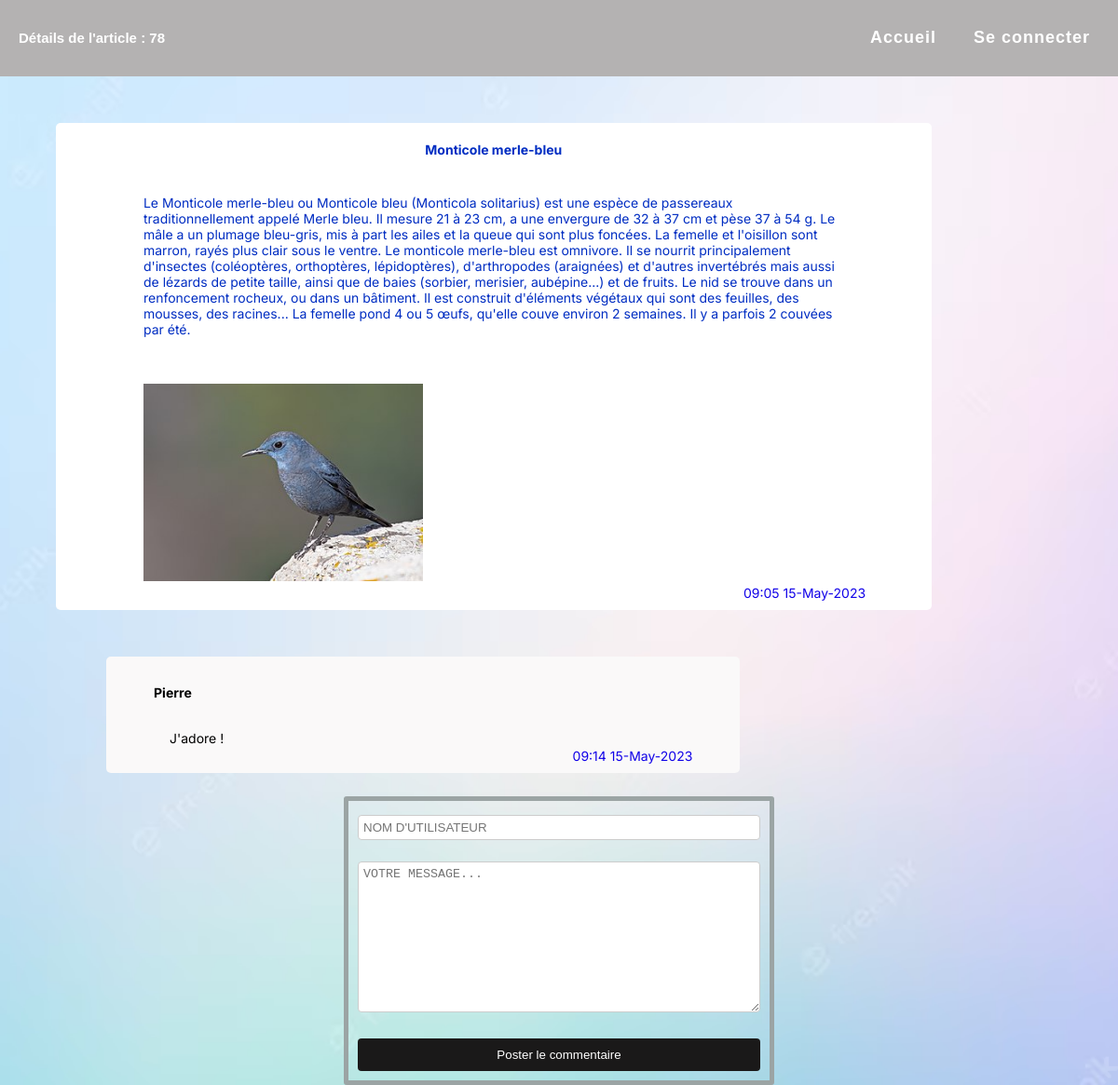
/ProjetBlog/FRONT/detail.php?id=78, run on the app's committed database.
### tables this page shows
CREATE TABLE `post` (
  `Id` smallint(5) UNSIGNED NOT NULL,
  `Title` varchar(100) NOT NULL,
  `Contents` text NOT NULL,
  `CreationTimestamp` datetime NOT NULL,
  `Author_Id` tinyint(3) UNSIGNED DEFAULT NULL,
  `Category_Id` tinyint(3) UNSIGNED DEFAULT NULL,
  `Modifié` int(11) NOT NULL,
  `image_name` text
);

CREATE TABLE `comment` (
  `Id` mediumint(8) UNSIGNED NOT NULL,
  `NickName` varchar(30) DEFAULT NULL,
  `Contents` text NOT NULL,
  `CreationTimestamp` datetime NOT NULL,
  `Post_Id` smallint(5) UNSIGNED NOT NULL
);

### projetblog/FRONT/detail.php (the view, shortened to what this page needs)
<?php
	require('..\BACK\connexion.php');
  	function format_date($date) {
		$date = DateTime::createFromFormat("Y-m-d H:i:s", $date);
		$formatted_date = $date->format("H:i d-F-Y");
		return $formatted_date;
  	}
	if(isset($_GET['id'])) {
				$id = intval($_GET['id']);
			}
?>
<!DOCTYPE html>
<html>
<head>
	<link rel="stylesheet" href='CSS\style.css'>
	<link rel="stylesheet" href='CSS\details.css'>
</head>
<body>
	<header>
		<h2>Détails de l'article :  <?php echo $id; ?> </h2>
		<ul class="nav">
		<?php
		echo '<li><a href="http://localhost/projetblog/FRONT/acceuil.php">Accueil</a></li>';
		if($_SESSION != null){
			echo '<li><a href="../BACK/logout.php">Déconnexion</a></li>';
        }
		else{
          echo '<li> <a href="login.php">Se connecter</a>';
        }
    ?>
	</header>
	<div class="detail">
		<article>
			<?php
			$post_content = "SELECT * FROM post WHERE id = $id";
			$result = $conn->query($post_content);
			if(mysqli_num_rows($result) > 0) {
				while($row = mysqli_fetch_array($result)) {
					echo '<div class="title"><p>' . $row['Title'] . '</p></div><br>';
					$formatted_date = format_date($row['CreationTimestamp']);
					echo '<div class="content"><p>' . $row['Contents'] . '</p></div>';
					if($row['image_name'] != null){
						echo '<br><div class="image"> <img src="images/' . $row['image_name']  . '" alt="Image du post" width="300" height="212"></div>';
					  }
					echo '<div class="date1"><p>' . $formatted_date;
					if($row['Modifié'] == 1 ){
						echo ' - modifié </h3></div>';
					}
					else{
						echo '</h3></div>';
					}
				}
			} else {
				echo "Aucun résultat trouvé";
			}
			?>
		</article>
		<?php
			$sqlCommentaire = "SELECT * FROM comment WHERE Post_Id = $id";
			$resultCommentaire = $conn->query($sqlCommentaire);
			if(mysqli_num_rows($resultCommentaire) > 0) {
				while($rowC = mysqli_fetch_array($resultCommentaire)) {
					echo '<div class="comment" id='. $rowC["Id"].'><div class="pseudo"><p>' . $rowC['NickName']. '</p></div>';
					echo '<div class="message"><p>' . $rowC['Contents']. '</p></div>';
					$formatted_date = format_date($rowC['CreationTimestamp']);
					echo '<div class="date1"><p>' . $formatted_date. '</p>';
					echo '</div>';
					echo '</div>';
				}
			}
		?>
		<div class="commentPosting">
			<form method="POST" action='../BACK/newComment.php?id=<?php echo $id ?>'>
				<input type="text" name="pseudo" id="pseudo" placeholder="NOM D'UTILISATEUR" required>
				<br>
				<textarea name="contenu" id="contenu" rows="10" placeholder="VOTRE MESSAGE..." required></textarea>
				<br>
				<button type="submit">Poster le commentaire</button>
			</form>
		</div>
	</div>
</body>
</html>

### projetblog/FRONT/CSS/style.css (style rules this page uses)
body { font-family: Arial, sans-serif; margin: 0; background-image: url("cool.avif"); background-repeat: no-repeat; background-position: center center; background-size: cover; }
header { background-color: #b4b2b2; color: white; padding: 20px; display: flex; justify-content: space-between; align-items: center; max-width: 100%; margin: 0 auto; }
.nav { display: flex; flex-direction: row; margin: 0; padding: 0; list-style: none; }
.nav li { margin-left: 20px; }
.nav a { color: #fff; text-decoration: none; font-weight: bold; letter-spacing: 1px; font-size: 18px; padding: 10px; border-radius: 5px; transition: background-color 0.3s ease; }
li > a { text-decoration:none; list-style-type: none; }
.detail { width: 90%; margin: auto; }
.title { text-align: center; margin: 10px 0; font-size: 14px; font-weight: bold; color:rgb(0, 45, 194); padding: 20px }
.content { margin-bottom: 50px; color: rgb(0, 45, 194); padding-bottom: 10px; }
p { margin: 0; font-size: 14px; }

### projetblog/FRONT/CSS/details.css (style rules this page uses)
article { background-color: #ffffff; display: flex; flex-direction: column; margin-top: 50px; margin-bottom: 50px; border-radius: 5px; align-items: flex-end; font-family: 'Inter', sans-serif; width: 87%; }
.title { font-size: 24px; font-weight: bold; margin-bottom: 10px; width: 85%; margin: auto; }
.date1 { font-size: 14px; color: #1102e8; width: 85%; margin: auto; align-self: flex-end; margin-top: 0; margin-bottom: 10px; text-align: right; }
article .image { width: 85%; margin: auto; margin-left: 10%; }
.content { text-align: left; font-size: 16px; width: 80%; margin: auto; margin-bottom: 20px; }
h2 { font-size: 15px; }
.comment { background-color: #faf9f9; display: flex; flex-direction: column; margin-top: 25px; margin-bottom: 25px; border-radius: 5px; align-items: flex-end; font-family: 'Inter', sans-serif; width: 63%; margin-left: 5%; }
.comment .pseudo { padding: 30px; margin-top: 10px; font-size: 18px; font-weight: bold; margin-bottom: 10px; width: 85%; margin: auto; }
.comment .message { font-size: 16px; line-height: 1.5; margin-bottom: 30px; width: 80%; margin: auto; }
.commentPosting { margin-top: 1 0px; padding: 10px; border: 5px solid #9ba4a4; border-radius: 3px; width: 40%; margin: auto; margin-bottom: 0px; }
.commentPosting form { display: flex; flex-direction: column; }
.commentPosting input, .commentPosting textarea { padding: 5px; margin-top: 5px; border: 1px solid #ccc; border-radius: 4px; }
.commentPosting button[type="submit"] { background-color: #1a1919; color: #fff; border: none; border-radius: 4px; padding: 10px; margin-top: 10px; cursor: pointer; }

### data on the page
post: Title "Monticole merle-bleu", Contents "Le Monticole merle-bleu ou Monticole bleu (Monticola solitarius) est une espèce de passereaux traditionnellement appelé Merle bleu. Il mesure 21 à 23 cm, a une envergure de 32 à 37 cm et pèse 37 à 54 g. Le mâle a un plumage bleu-gris, mis à part les ailes et la queue qui sont plus foncées. La femelle et l'oisillon sont marron, rayés plus clair sous le ventre. Le monticole merle-bleu est omnivore. Il se nourrit principalement d'insectes (coléoptères, orthoptères, lépidoptères), d'arthropodes (araignées) et d'autres invertébrés mais aussi de lézards de petite taille, ainsi que de baies (sorbier, merisier, aubépine...) et de fruits. Le nid se trouve dans un renfoncement rocheux, ou dans un…", image_name (picture), CreationTimestamp "09:05 15-May-2023"
comment: NickName "Pierre", Contents "J'adore !", CreationTimestamp "09:14 15-May-2023"

### other printed values
$id "78"
